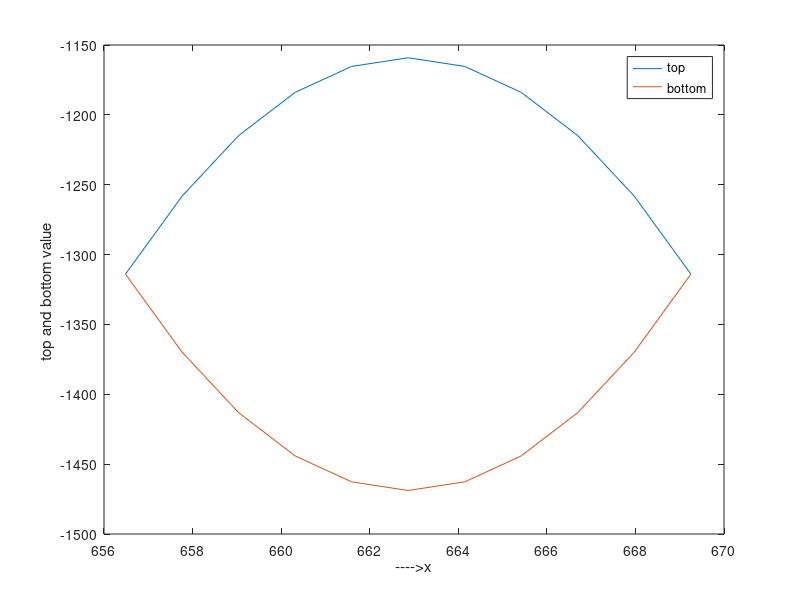

Here is the MATLAB script that generated this plot:
clc
clear all
close all
x1 =669.252;
x2 =656.485;
h=(x1-x2)/10;
XYZ=664;
x_i=x2:h:x1;
f=[];
g=[];
xaxis_=[x_i(1)];
x=xaxis_;
f=-3.8*(x-XYZ).^2 - 8.6*(x-XYZ)-500-XYZ
g=3.8*(x-XYZ).^2 + 8.6*(x-XYZ)-800-XYZ
for i=1:length(x_i)
    x=x_i(1)+(i*h);
    xaxis_=[xaxis_ x]
    f_top=-3.8*(x-XYZ).^2 - 8.6*(x-XYZ)-500-XYZ
    f2_bottom=3.8*(x-XYZ).^2 + 8.6*(x-XYZ)-800-XYZ
    f=[f f_top];
    g=[g f2_bottom];
end 
f=f(1:11)
g=g(1:11)
plot(xaxis_(1:11),f(1:11))
hold on 
plot(xaxis_(1:11),g(1:11))
xlabel('---->x')
ylabel('top and bottom value ')
legend('top','bottom')
top_area=(h*[f(1)+sum(2*f(2:end-1))+f(end)])/2;
bottom_area=(h*[g(1)+sum(2*g(2:end-1))+g(end)])/2;
trap_area=top_area-bottom_area

simp_top_area=h*(f(1)+sum(4*f(2:2:10))+sum(2*f(3:2:9))+ f(11))/3;
simp_bottom_area=h*(g(1)+sum(4*g(2:2:10))+sum(2*g(3:2:9))+ g(11))/3;
simp_net_area=simp_top_area-simp_bottom_area


rec_top=h*sum(f);
rec_bottom=h*sum(g);
rec_net_area=rec_top-rec_bottom
